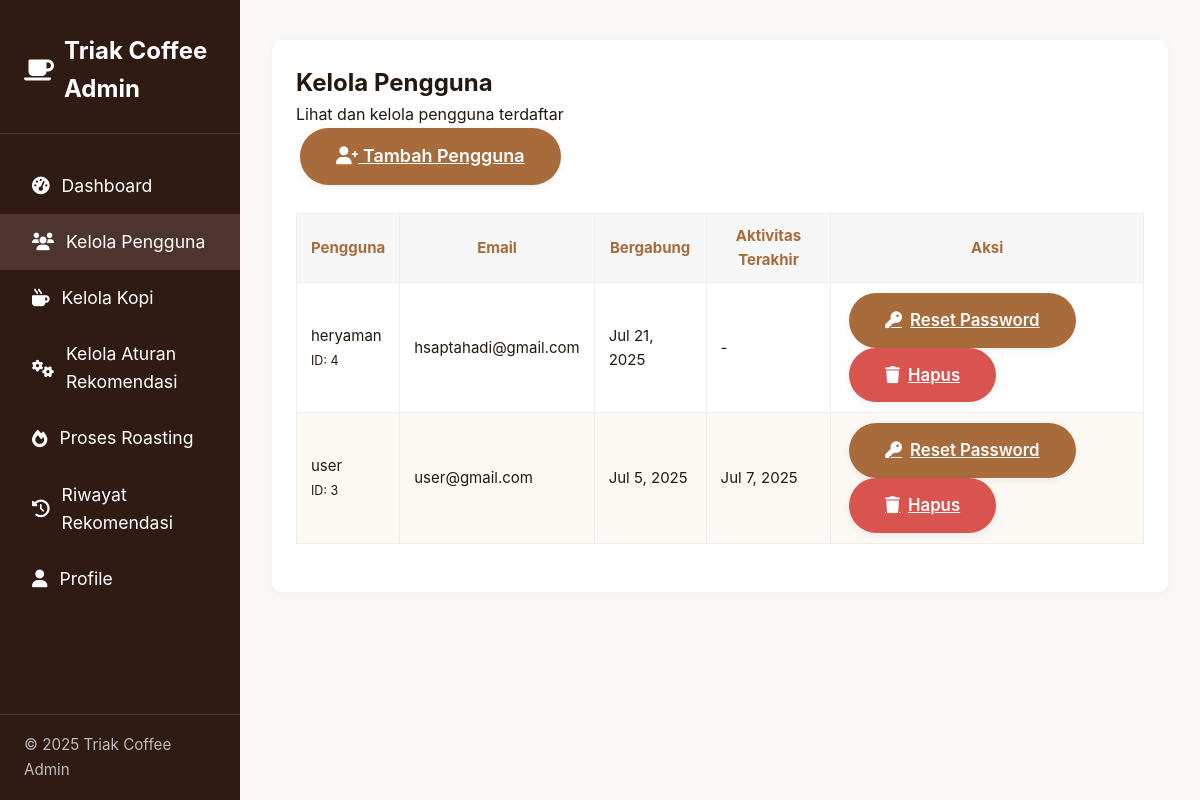
Page /admin/manage_users.php (signed in) on the committed database.
### tables this page shows
CREATE TABLE `users` (
  `id` int(11) NOT NULL,
  `username` varchar(50) NOT NULL,
  `email` varchar(100) NOT NULL,
  `nama_lengkap` varchar(100) DEFAULT NULL,
  `alamat` text DEFAULT NULL,
  `no_hp` varchar(20) DEFAULT NULL,
  `password` varchar(255) NOT NULL,
  `role` enum('user','admin') DEFAULT 'user',
  `created_at` timestamp NOT NULL DEFAULT current_timestamp()
);

### config/database.php (called while the page is built, shortened)
<?php
class Database {
    private $host = DB_HOST;
    private $user = DB_USER;
    private $pass = DB_PASS;
    private $dbname = DB_NAME;
    private $dbh;
    private $stmt;
    public function __construct() {
        $dsn = 'mysql:host=' . $this->host . ';dbname=' . $this->dbname . ';charset=utf8mb4';
        $options = [
            PDO::ATTR_PERSISTENT => true,
            PDO::ATTR_ERRMODE => PDO::ERRMODE_EXCEPTION
        ];
        try {
            $this->dbh = new PDO($dsn, $this->user, $this->pass, $options);
        } catch (PDOException $e) {
            $this->error = $e->getMessage();
            trigger_error($this->error, E_USER_ERROR);
        }
    }
    public function query($query) {
        $this->stmt = $this->dbh->prepare($query);
    }
    public function bind($param, $value, $type = null) {
        if (is_null($type)) {
            switch (true) {
                default:
                    $type = PDO::PARAM_STR;
            }
        }
        $this->stmt->bindValue($param, $value, $type);
    }
    public function execute() {
        return $this->stmt->execute();
    }
    public function resultset() {
        $this->execute();
        return $this->stmt->fetchAll(PDO::FETCH_OBJ);
    }
}
?>

### config/init.php (called while the page is built, shortened)
<?php
require_once 'database.php';
$db = new Database();
?>

### admin/manage_users.php (the view, shortened to what this page needs)
<?php
require_once '../config/init.php';
$db->query("SELECT u.id, u.username, u.email, u.created_at,
    (SELECT MAX(created_at) FROM recommendations r WHERE r.user_id = u.id) as last_activity
    FROM users u WHERE u.role = 'user' ORDER BY u.created_at DESC");
$users = $db->resultset();
?>
<!DOCTYPE html>
<html lang="id">
<head>
    <link rel="stylesheet" href="../css/style.css">
    <link rel="stylesheet" href="https://cdnjs.cloudflare.com/ajax/libs/font-awesome/6.0.0/css/all.min.css">
</head>
<body>
<div class="admin-layout">
    <?php include '../includes/admin_sidebar.php'; ?>
    <div class="admin-content">
        <div class="history-card">
            <h2>Kelola Pengguna</h2>
            <p>Lihat dan kelola pengguna terdaftar</p>
            <a href="add_user.php" class="btn-brown btn-sm" style="margin-bottom: 16px; display: inline-block;"><i class="fas fa-user-plus"></i> Tambah Pengguna</a>
            <table class="history-table">
            <thead>
                <tr>
                        <th>Pengguna</th>
                    <th>Email</th>
                        <th>Bergabung</th>
                        <th>Aktivitas Terakhir</th>
                        <th>Aksi</th>
                </tr>
            </thead>
            <tbody>
                    <?php foreach ($users as $user): ?>
                <tr>
                    <td>
                        <?= htmlspecialchars($user->username) ?><br>
                        <small>ID: <?= $user->id ?></small>
                    </td>
                    <td><?= htmlspecialchars($user->email) ?></td>
                    <td><?= date('M j, Y', strtotime($user->created_at)) ?></td>
                    <td><?= $user->last_activity ? date('M j, Y', strtotime($user->last_activity)) : '-' ?></td>
                    <td>
                            <a href="reset_password.php?id=<?= $user->id ?>" class="btn-brown btn-sm"><i class="fas fa-key"></i> Reset Password</a>
                            <a href="delete_user.php?id=<?= $user->id ?>" class="btn-danger btn-sm" onclick="return confirm('Yakin hapus pengguna ini?')"><i class="fas fa-trash"></i> Hapus</a>
                    </td>
                </tr>
                <?php endforeach; ?>
            </tbody>
        </table>
        </div>
    </div>
</div>
</body>
</html>

### css/style.css (style rules this page uses)
* { margin: 0; padding: 0; box-sizing: border-box; }
:root { --primary-brown: #8B4513; --dark-brown: #654321; --light-brown: #D2B48C; --cream: #F5F5DC; --coffee-black: #2F1B14; --accent-orange: #CD853F; --gold: #DAA520; --white: #FFFFFF; --light-gray: #F8F9FA; --gray: #6C757D; --success: #28A745; --warning: #FFC107; --error: #DC3545; --font-family: 'Inter', -apple-system, BlinkMacSystemFont, sans-serif; --font-size-sm: 0.875rem; --font-size-base: 1rem; --font-size-lg: 1.125rem; --font-size-xl: 1.25rem; --font-size-2xl: 1.5rem; --font-size-3xl: 2rem; --spacing-xs: 0.5rem; --spacing-sm: 1rem; --spacing-md: 1.5rem; --spacing-lg: 2rem; --spacing-xl: 3rem; --shadow-sm: 0 1px 3px rgba(0, 0, 0, 0.1); --shadow-md: 0 4px 12px rgba(0, 0, 0, 0.15); --shadow-lg: 0 8px 25px rgba(0, 0, 0, 0.2); --radius-sm: 4px; --radius-md: 8px; --radius-lg: 12px; --radius-xl: 16px; }
body { font-family: var(--font-family); line-height: 1.6; color: var(--coffee-black); background-color: var(--light-gray); }
.btn-danger { background-color: var(--error); color: var(--white); }
.history-card { background: #fff; border-radius: 10px; padding: 24px; margin-bottom: 24px; box-shadow: 0 2px 8px rgba(0,0,0,0.04); }
.history-table { width: 100%; border-collapse: collapse; margin-top: 12px; font-size: 15px; }
.history-table th, .history-table td { border: 1px solid #eee; padding: 10px 14px; text-align: left; }
.history-table th { background: #f7f7f7; font-weight: bold; color: #a86b2d; }
.history-table tr:nth-child(even) { background: #faf6f2; }
.history-table { width: 100%; border-collapse: collapse; margin-bottom: 24px; background: #fff; table-layout: auto; }
.history-table th, .history-table td { border: 1px solid #eee; padding: 10px 14px; }
.history-table th { background: #f7f7f7; color: #a86b3c; text-align: center; vertical-align: middle; font-weight: bold; }
.history-table tr:nth-child(even) { background: #fcf8f4; }
.btn-brown { background: #a86b3c; color: #fff; border: none; border-radius: 6px; padding: 7px 16px; font-weight: 600; cursor: pointer; font-size: 0.98em; transition: background 0.2s; margin-bottom: 2px; display: inline-block; }
.btn-sm { font-size: 0.95em; padding: 5px 12px; }
.btn-pill, .btn-brown, .btn-danger { font-size: 1.12em; padding: 14px 36px; border: none; border-radius: 999px; font-weight: 600; font-family: 'Poppins', 'Inter', Arial, sans-serif; margin: 0 4px; cursor: pointer; box-shadow: 0 2px 8px #0001; transition: background 0.2s, transform 0.15s, box-shadow 0.2s; display: inline-flex; align-items: center; gap: 8px; }
.btn-pill.btn-danger, .btn-danger { background: #d9534f; color: #fff; }

### admin/manage_users.php (style rules this page uses)
body { margin: 0; font-family: 'Inter', Arial, sans-serif; background: #faf8f6; color: #23190f; }
.admin-layout { display: flex; min-height: 100vh; }
.admin-content { margin-left: 240px; padding: 40px 32px 32px 32px; width: 100%; min-height: 100vh; box-sizing: border-box; }
h2 { margin-top: 0; }

### rows in the picture
users: username "heryaman", id "4", email "hsaptahadi@gmail.com", created_at "Jul 21, 2025"
users: username "user", id "3", email "user@gmail.com", created_at "Jul 5, 2025", last_activity "Jul 7, 2025"
